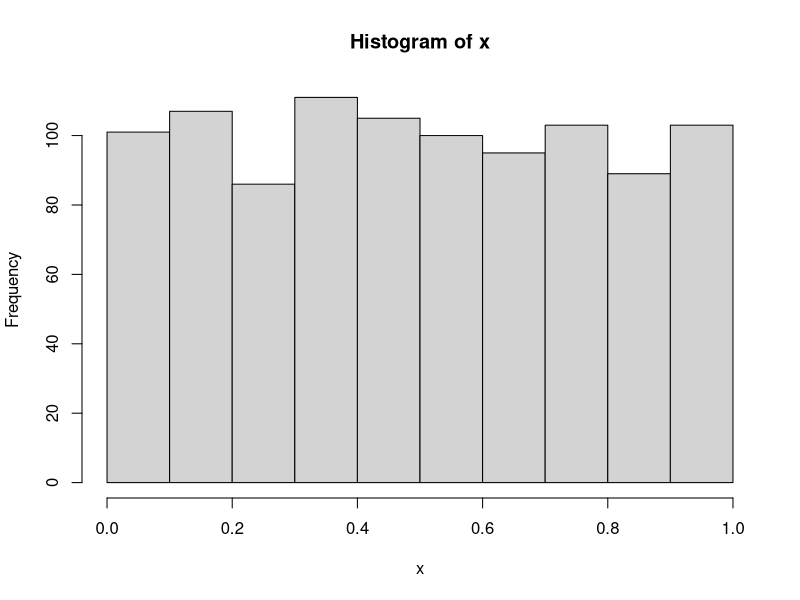
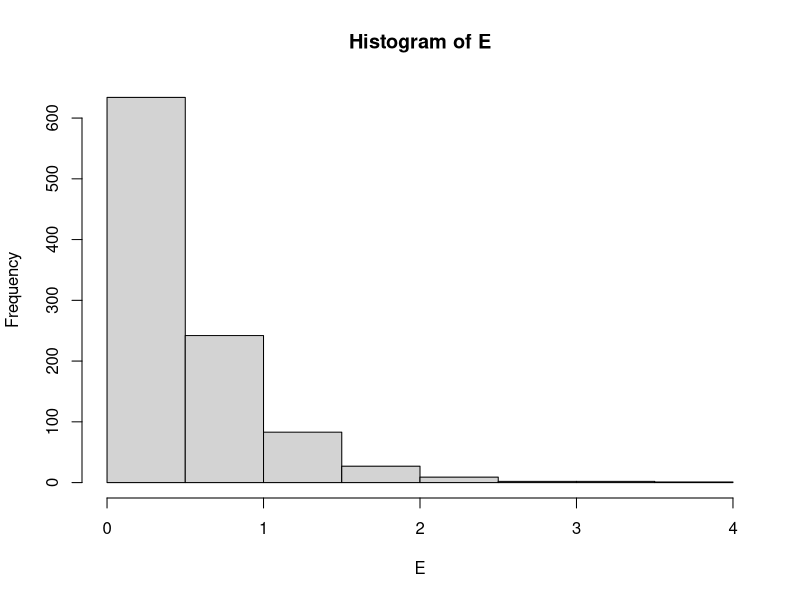
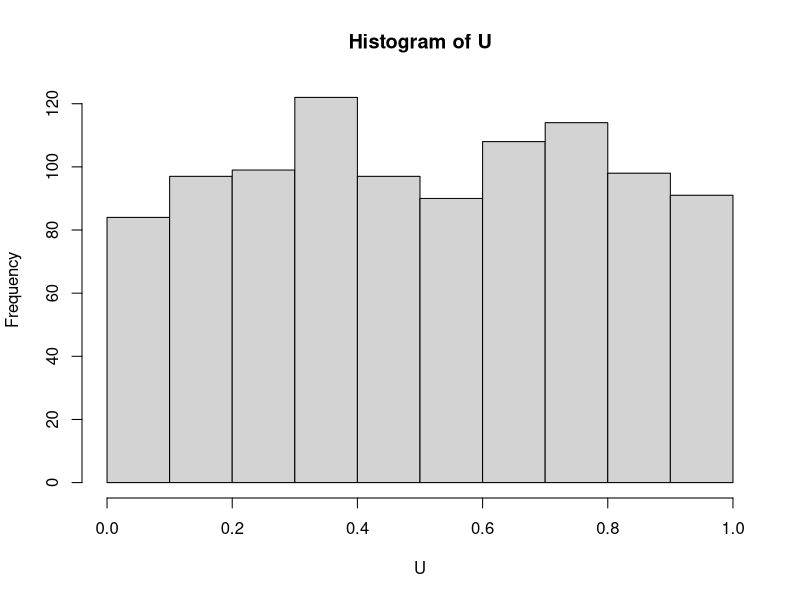
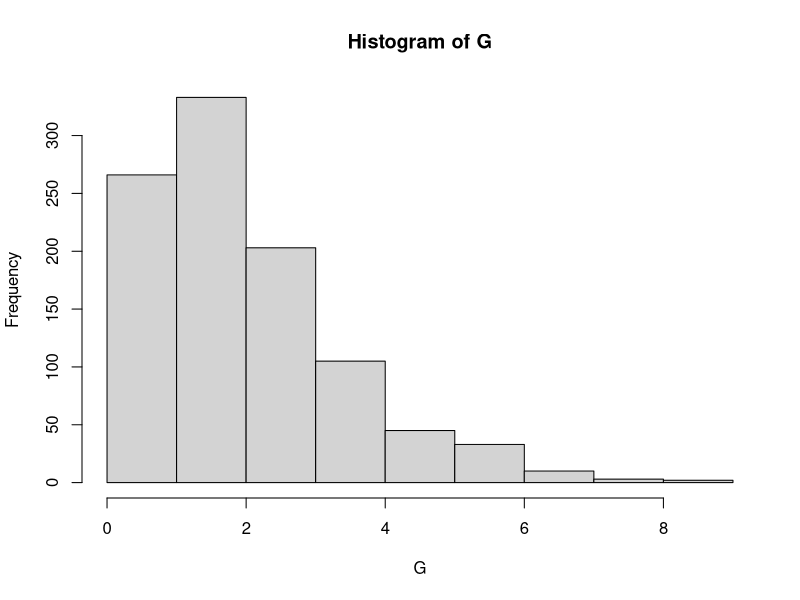
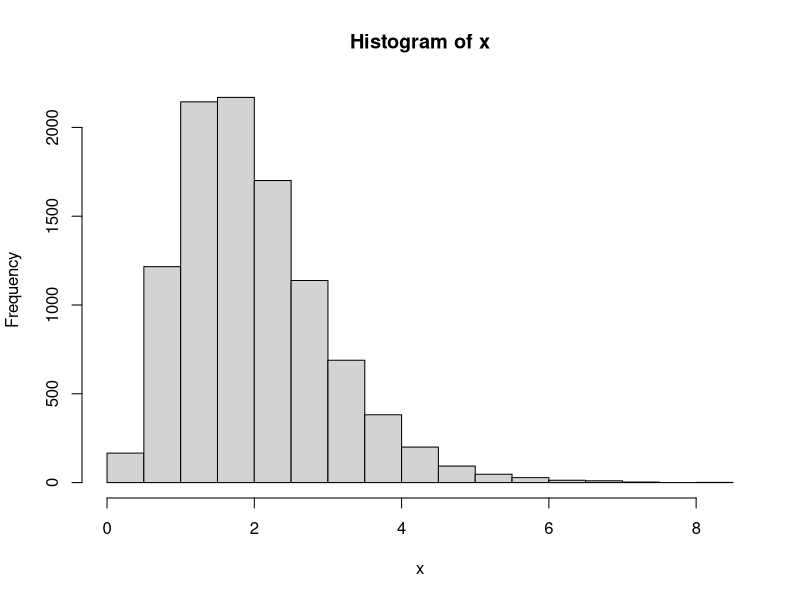
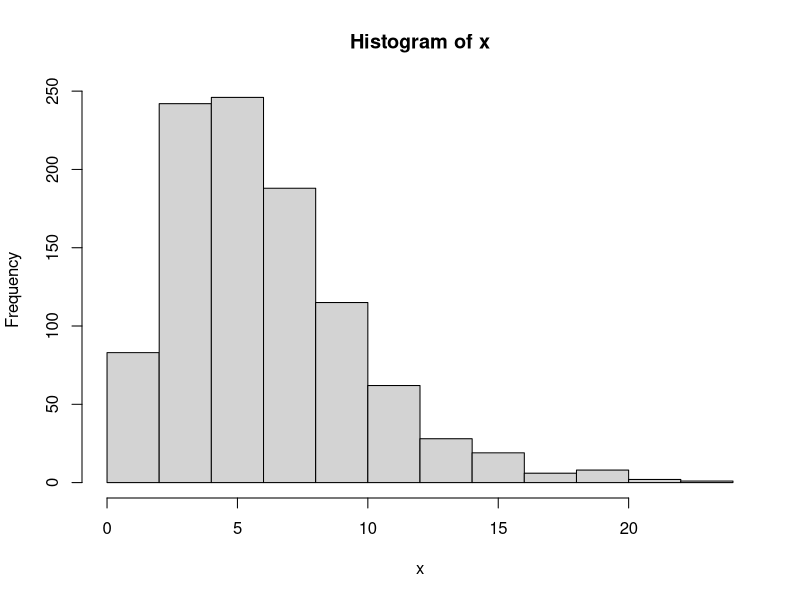
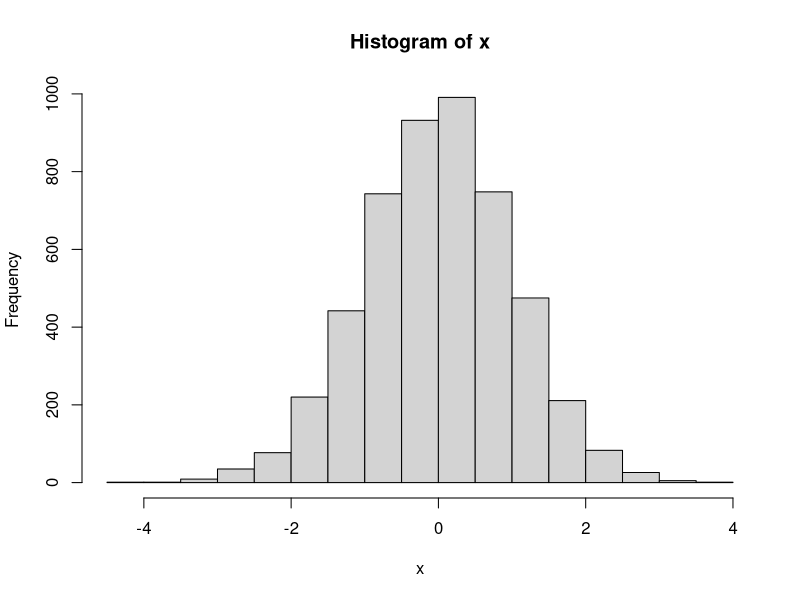
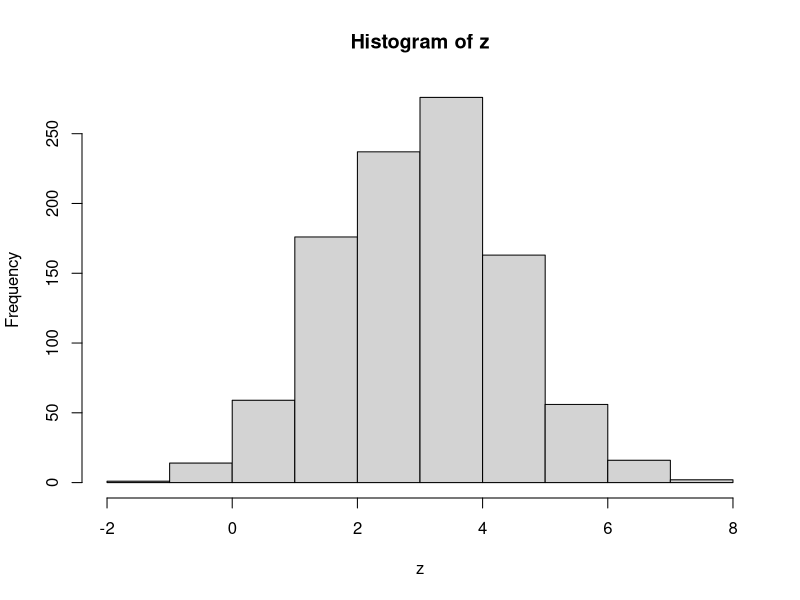

Reproduce these figures in R, in order.
## The code in this module shows some of the mainstream MCMC methods used in research.
###SIMULATION OF RANDOM VARIABLES:LAB 2
n=1000
x=runif(n,0,1) ##simulate 100 realizations from U(0,1)
x
hist(x)
###implement inverse method to simulate exponential 
#1. simulate from uniform
#2. x=-(1/lambda)*log(U)
lam=2
n=1000; U=runif(n)
E=-(1/lam)*log(U)
hist(E)
##simulate Bernoulli(p) from a uniform dist.
p=0.5
n=1000; U=runif(n)
hist(U)
X=ifelse(U<(1-p),0,1)
X
##simulate a gamma distribution from a uniform distribution
#x=c(1,2,3); sum(x)
alpha=2;beta=1;n=1000
U=matrix(runif(n*alpha),alpha,n)
E=-log(U) ##exp(1)
G=beta*colSums(E)
hist(G)
###chi-sq and beta dist simulation for HW
###make a custom function to simulate gamma's 
gamma_sim=function(nsim=1000,alpha=3,beta=2){
  U=matrix(runif(nsim*alpha),alpha,nsim)
  E=-log(U) ##exp(1)
  G=beta*colSums(E) 
  return(G)}
x=gamma_sim(10000,4,0.5)
hist(x)
x=gamma_sim(alpha=4,beta=0.5)
x=gamma_sim()
hist(x)
#############################################################################################
## SIMULATION OF A NORMAL DISTRIBUTION USING A BOX-MUELLER METHOD, AND THE ACCEPT REJECT METHOD
##Normal distribution using Box-Mueller method
##u1, u2~U(0,1); x1=sqrt(-2log u1)cos (2piu2); x2=..
nsim=5000; ns=ceiling(nsim/2)
u1=runif(ns,0,1);u2=runif(ns,0,1)
x1=(sqrt(-2*log(u1)))*cos(2*pi*u2)
x2=(sqrt(-2*log(u1)))*sin(2*pi*u2)
x=c(x1,x2) ##nsim realizations of a N(0,1) distribution
length(x)
hist(x)
normal_sim=function(nsim){
  ns=ceiling(nsim/2);  u1=runif(ns,0,1);u2=runif(ns,0,1)
  x1=(sqrt(-2*log(u1)))*cos(2*pi*u2)
  x2=(sqrt(-2*log(u1)))*sin(2*pi*u2)
  x=c(x1,x2)[1:nsim]; return(x)}
normal_sim(15)
###once we have a N(0,1) we can simulate any univariate 
#or multivariate normal distribution
##to simulate N(mu,si^2)
#x~N(0,1)---> z=mu+si*x ~ N(mu,si^2)
norm_sim=function(nsim,mu=0,var=1){ x=normal_sim(nsim); 
z=mu+(sqrt(var))*x;  return(z)}
z=norm_sim(1000,mu=3,var=2)
hist(z)
###multivariate normal distribution
##suppose we want to simulate N_p(mu,SI)
##to generate z=(z_1,...,z_p)~N(mu,Si)
#x=(x_1,...,x_p)~N(0,1); z=mu+Ga*x
nsim=100; mu=c(0,0); sig=matrix(c(1,0.5,0.5,1),2,2)
sig
multi_normal=function(nsim,mu,sig){
  p=length(mu)
  x=matrix(normal_sim(nsim*p),nsim,p)
  Gamma=chol(sig)
  z=mu+t(Gamma)%*%t(x)
  return(t(z))}
x=multi_normal(1000,mu,sig)
cor(x)
###Accept reject algorithm 
##N(0,1)--> target distribution
##DE(al) --> instrumental distribution
#1. x~g; u~u(0,1)
#2. y=x, u <= f(x)/Mg(x)
#3. return to 1 otherwise
#function to simulate from the instrument
DE_sim=function(nsim,al=1){
  u1=runif(nsim,0,1);u2=runif(nsim,0,1)
  e1=-(1/al)*log(u1); e2=-(1/al)*log(u2)
  x=e1-e2;return(x)}
DE_sim(10,2)
bound=function(M,x,al){
  num=(1/sqrt(2*pi))*exp(-(x^2)/2)
  den=M*(al/2)*exp(-al*abs(x))
  ratio=num/den
  return(ratio)}
al=1
M=(sqrt(2/pi))*(1/al)*exp(al^2/2)
M
bound(M,2,al)
bound(M,-1,al)
nsim=5000
ysim=c()
while(length(ysim)<nsim){
  x=DE_sim(1,al); u=runif(1)
  y=ifelse(u<=bound(M,x,al),x,NA)
  if(is.na(y)==F){ysim=c(ysim,y)}}
length(ysim)
hist(ysim)
#############################################################################################
##MARSAGLIA'S POLAR METHOD, Envelope Accept Reject(EAR), MC approximations.
##normal simulation using marsaglia's polar method
nsim=5000;x1=c();x2=c();its=0
for(j in 1:10^8){
  u1=runif(1,-1,1); u2=runif(1,-1,1)
  s=u1^2+u2^2
  if(s<1){x1[j]=sqrt(-2*log(s))*(u1/sqrt(s))
  x2[j]=sqrt(-2*log(s))*(u2/sqrt(s))
  its=its+1}
  if(its>=ceiling(nsim/2)){break}}
x1=x1[is.na(x1)==F]; x2=x2[is.na(x2)==F]
x=c(x1,x2)
length(x); hist(x)
##make a custom function of the above code
normal_sim=function(nsim){
  x1=c();x2=c();its=0
  for(j in 1:10^8){
    u1=runif(1,-1,1); u2=runif(1,-1,1)
    s=u1^2+u2^2
    if(s<1){x1[j]=sqrt(-2*log(s))*(u1/sqrt(s))
    x2[j]=sqrt(-2*log(s))*(u2/sqrt(s))
    its=its+1}
    if(its>=ceiling(nsim/2)){break}}
  x1=x1[is.na(x1)==F]; x2=x2[is.na(x2)==F]
  x=c(x1,x2)[1:nsim]
  return(x)}
normal_sim(50)
###Envelope accept reject###
##1/2pi(1-1/x^2)<=fx <= M(DE)
###Monte carlo approximations
#integrate x from 0 to 2 (true value : 2)
nsim=5000; mc=c(); v=c()
upper=c();lower=c()
u=runif(nsim,0,2)
for(j in 1:nsim){
  mc[j]=2*mean(u[1:j])
  v[j]=4*(1/j)*var(u[1:j])
  upper[j]=mc[j]+1.96*sqrt(v[j])
  lower[j]=mc[j]-1.96*sqrt(v[j])}
plot(mc,type="l")
abline(h=2)
#install.packages("ggplot2")
library(ggplot2)
values=c(mc,upper,lower); type=c(rep("mc",nsim),rep("upper",nsim),                                 rep("lower",nsim))
itr=seq(1,nsim)
data=data.frame(values=values,type=type,itr=itr)
ggplot(data,aes(itr,values))+geom_line(aes(color=type))
##approximate P(X<-1); X~N(0,1)
nsim=5000
x=normal_sim(nsim)
hist(x)
y=ifelse((x<(-1)),1,0)
###<- as an =
mc=c(); v=c()
upper=c();lower=c()
for(j in 1:nsim){
  mc[j]=mean(y[1:j])
  v[j]=(1/j)*var(y[1:j])
  upper[j]=mc[j]+1.96*sqrt(v[j])
  lower[j]=mc[j]-1.96*sqrt(v[j])}
plot(mc,type="l")
abline(h=0.16)
mean(x<0)
###############################################################################################
##MC APPROXIMATIONS, IMPORTANCE SAMPLING: LAB 5
###MC approximation
##Q. Approximate P(0<X<3), X~cauchy(0,1) using MC approx
##X1~N(0,1); X2~N(0,1); X1/X2~Cauchy(0,1)
## sum_{j=1}^{nsim}1[0<X_j<3]/nsim
nsim=1e4
x1=normal_sim(nsim);x2=normal_sim(nsim)
x=x1/x2;hist(x)
indicator=function(x){
  y=ifelse((x>0 & x<3),1,0)
  return(y)}
#indicator(4);indicator(2)
mc=c(); v=c();upper=c();lower=c()
for(j in 1:nsim){
  mc[j]=mean(indicator(x[1:j]))  
  v[j]=(j^{-1})*var(indicator(x[1:j]))
  upper[j]=mc[j]+1.96*sqrt(v[j])
  lower[j]=mc[j]-1.96*sqrt(v[j])}
plot(mc,type="l")
#plot(mc)
##Q2. Do the same question using the importance
#sampling estimate using U(0,3) as an instrument.
## h*f/g
cdensity=function(x){y=1/(pi*(1+(x^2)));return(y)}
cdensity(1)
nsim=1e4
x=runif(nsim,0,3)
mc=mean(3*cdensity(x))
mc=c(); v=c();upper=c(); lower=c()
for(j in 1:nsim){mc[j]=mean(3*cdensity(x[1:j]))
v[j]=(j^{-1})*var(3*cdensity(x[1:j]))
upper[j]=mc[j]+1.96*sqrt(v[j])
lower[j]=mc[j]-1.96*sqrt(v[j])}
plot(mc,type="l")
#################################################################################################
### NEWTON RHAPSON UPDATE, EM ALGORITHM
##Newton Rhapson update
##approximate the value of sqrt(2)
##sqrt(2) is the solution of x^2-2=0
##maximization of x^3-2x
g=function(x){x^2-2}
gprime=function(x){2*x}
#options(digits=10)
tol=1e-10;xold=1;err=1
maxits=3000;its=1
while(err>tol & its<maxits){
  xnew=xold-g(xold)/gprime(xold)
  err=abs(xnew-xold);xold=xnew;its=its+1}
##using the for loop instead of while loop
tol=1e-10;xold=1;err=1
maxits=3000;its=1
for(i in 1:maxits){
  xnew=xold-g(xold)/gprime(xold)
  err=abs(xnew-xold);xold=xnew;its=its+1
  if(err<tol){break}}
###NR update for GLM: HW 
###EM algorithm for mixture of normals
##simulate data
n=500; pr=0.3; mu1=-1;mu2=3;si1=0.5;si2=1
z1=rbinom(n,1,pr);z2=1-z1
x1=rnorm(n,mu1,si1);x2=rnorm(n,mu2,si2)
x=(z1*x1)+(z2*x2)
hist(x,breaks=25)
x
###from here we assume that we only observe x
##implement the em algorithm to estimate
##pr, mu1,mu2,si1,si2
##implementing the update from notes

f=function(x,mu,si){
  fx=(1/(si*sqrt(2*pi)))*exp(-((x-mu)^2)/((2*(si^2))))
  return(fx)}
f(1,0,1)
f(0,0,1)
f(-1,0,1)

oldpr=0.5;oldmu1=-1;oldmu2=1;oldsi1sq=1;oldsi2sq=1
tol=1e-5;err=1;maxits=3000;its=1
n=length(x)
while(err>tol & its<maxits){
  ##update for probability
  num=oldpr*f(x,oldmu1,sqrt(oldsi1sq))
  den=oldpr*f(x,oldmu1,sqrt(oldsi1sq))+
    (1-oldpr)*f(x,oldmu2,sqrt(oldsi2sq))  
  oldz1=num/den
  oldz2=1-oldz1
  newpr=sum(oldz1)/n 
  ##update for means
  newmu1=sum(x*oldz1)/sum(oldz1)
  newmu2=sum(x*oldz2)/sum(oldz2)
  ##update for variances
  newsi1sq=sum(oldz1*((x-newmu1)^2))/sum(oldz1)
  newsi2sq=sum(oldz2*((x-newmu2)^2))/sum(oldz2)
  err=max(abs(c(newpr-oldpr,newmu1-oldmu1,
                newmu2-oldmu2,newsi1sq-oldsi1sq,
                newsi2sq-oldsi2sq)))
  its=its+1
  oldpr=newpr; oldmu1=newmu1;
  oldmu2=newmu2;oldsi1sq=newsi1sq;
  oldsi2sq=newsi2sq
  
}

newpr
newmu1
newmu2
newsi1sq
newsi2sq
################################################################################################
## SIMULATED ANNEALING: LAB
###Example from class: cauchy MLE
x=c(-4.8,-2.8,-1.35,-0.02,0.70,0.98,2.92,5.50)
##assuming these are realizations from a C(alpha,0.1)
###MLE of alpha using SA
cauchy.l=function(alpha){
  y=-sum(log(0.01+(x-alpha)^2))
  return(y)}
cauchy.l(1)
al=seq(-10,10,length.out=500)
y=sapply(as.list(al),cauchy.l)
plot(al,y,type="l")
#implement SA to find MLE of alpha
Tt=function(t){y=1/((1+t)^(1/5));return(y)}
Tt=function(t){y=1/(log(1+t))^{1/2};return(y)}
Tt(1)
Tt(2)
Tt(3)
N=25000
alpha.old=-5;r=0.5;updates=alpha.old
for(i in 1:N){
  alpha.can=runif(1,alpha.old-r,alpha.old+r)
  f.can=cauchy.l(alpha.can); f.old=cauchy.l(alpha.old)
  if(f.can>f.old){alpha.new=alpha.can}else{
    rho=exp((f.can-f.old)/Tt(i)); b=rbinom(1,1,rho)
    if(b==1){alpha.new=alpha.can}
    if(b==0){alpha.new=alpha.old}}
  updates=c(updates,alpha.new)
  alpha.old=alpha.new}
plot(updates,type="l")
alpha.new
f.can
f.old
alpha.can
##assuming these are realizations from a C(alpha,beta)
###MLE of alpha using SA: beta>0
cauchy.l=function(alpha,beta=0.5){
  y=-sum(log(beta^2+(x-alpha)^2))
  return(y)}
cauchy.l(1,1)
al=seq(-10,10,length.out=500)
y=sapply(as.list(al),cauchy.l)
plot(al,y,type="l")
#implement SA to find MLE of alpha
Tt=function(t){y=1/((1+t)^(1/5));return(y)}
Tt=function(t){y=1/(log(1+t))^{1/2};return(y)}
Tt(1)
Tt(2)
Tt(3)
N=25000
alpha.old=-5;r=0.5;updates=alpha.old
for(i in 1:N){
  alpha.can=runif(1,alpha.old-r,alpha.old+r)
  f.can=cauchy.l(alpha.can); f.old=cauchy.l(alpha.old)
  if(f.can>f.old){alpha.new=alpha.can}else{
    rho=exp((f.can-f.old)/Tt(i)); b=rbinom(1,1,rho)
    if(b==1){alpha.new=alpha.can}
    if(b==0){alpha.new=alpha.old}}
  updates=c(updates,alpha.new)
  alpha.old=alpha.new}
plot(updates,type="l")
alpha.new

f.can
f.old
alpha.can

######## METROPOLIS HASTINGS ALGORITHM
##Suppose we want to simulate a markov chain with a stationary dist
##f(x) propto x^3-x, 1<x<5.
f=function(x){
  if(1<x & x<5){y=x^3-x}else{y=0}
  return(y)}
f(1);f(2);f(10)
N=10000
##implement : independent MH:
#intialize: 
x=c();x[1]=1
##simulate a candidate
##proposal density: U(0,5)
for(j in 1:N){
  y=runif(1,0,5)
  ##decide which value to use as the next step in the chain
  ##rho=min{(f(y)/f(x))*(q(x)/q(y))}
  rho=min((f(y)/f(x[j])),1)
  if(rho==1){x[j+1]=y}
  if(rho!=1){coin=rbinom(1,1,rho)
  if(coin==1){x[j+1]=y}
  if(coin==0){x[j+1]=x[j]}}}
x[1:10];hist(x,breaks=25)
###NOTE: to get rid of the initializers effect, 
#it is common to have a burn in period. 
#(start the chain after a certain number of realizations have passed.)
x.burn=x[5001:N]
hist(x.burn,breaks=25)
###using random walk MH
##target: Normal distribution (0,1)
f=function(x){y=exp(-x^2/2);return(y)}
f(1);f(2);f(10)
N=10000
##implement : random walk MH
#intialize: 
x=c();x[1]=1
##simulate a candidate
##proposal density: U(0,5)
for(j in 1:N){
  y=x[j]+runif(1,-1,1)
  ##decide which value to use as the next step in the chain
  ##rho=min{(f(y)/f(x))*(q(x)/q(y))}
  rho=min((f(y)/f(x[j])),1)
  if(rho==1){x[j+1]=y}
  if(rho!=1){coin=rbinom(1,1,rho)
  if(coin==1){x[j+1]=y}
  if(coin==0){x[j+1]=x[j]}}}
x[1:10];hist(x,breaks=25)
###NOTE: to get rid of the initializers effect, 
#it is common to have a burn in period. 
#(start the chain after a certain number of realizations have passed.)
x.burn=x[5001:N]
hist(x.burn,breaks=25)
####We can also simulate mutidimensional distributions
#e.g simulate a bivariate normal ((0,0), Sigma)
mu=c(0,0); sigma=matrix(c(1,0.5,0.5,1),2,2)
sigma

f=function(x){z=exp(-t(x)%*%solve(sigma)%*%x/2);return(z)}
f(c(1,2))
##implement : random walk MH
#intialize: 
N=10000
x=matrix(0,2,N); 
x[,1]=1
##simulate a candidate
##proposal density: U(0,5)
for(j in 1:(N-1)){
  y=x[,j]+c(runif(1,-1,1),runif(1,-1,1))
  ##decide which value to use as the next step in the chain
  ##rho=min{(f(y)/f(x))*(q(x)/q(y))}
  rho=min((f(y)/f(x[,j])),1)
  if(rho==1){x[,j+1]=y}
  if(rho!=1){coin=rbinom(1,1,rho)
  if(coin==1){x[,j+1]=y}
  if(coin==0){x[,j+1]=x[,j]}}}

hist(x[1,])
hist(x[2,])

x[1:10];hist(x,breaks=25)
###NOTE: to get rid of the initializers effect, 
#it is common to have a burn in period. 
#(start the chain after a certain number of realizations have passed.)
x.burn=x[5001:N]
hist(x.burn,breaks=25)
##### SINGLE COMPONENT MH
###single component MH:

##Simulate from a Beta-binomial distribution using SCMH
alpha=2;beta=1;n=5
##proposals used in lecture notes: discrete unif (0,...,n) --> 1st comp, unif--> 2nd comp.

##f(x|y)--> Binomial(n,y)
##f(y|x)--> Beta(x+alpha,n-x+beta)

N=20000 ##length of the chain
##initialize
x=c();y=c();x[1]=1; y[1]=0.5
for(j in 2:N){z1=sample((0:n),1);z2=runif(1)
##calculate acceptance probabilities rho1 and rho 2
num=(y[j-1]^z1)*(1-y[j-1])^(n-z1)
den=(y[j-1]^x[j-1])*(1-y[j-1])^(n-x[j-1])
rho1=num/den
num2=(z2^(x[j-1]+alpha-1))*((1-z2)^(n-x[j-1]+beta-1))
den2=(y[j-1]^(x[j-1]+alpha-1))*((1-y[j-1])^(n-x[j-1]+beta-1))
rho2=num2/den2
if(rho1>=1){x[j]=z1}else{coin1=rbinom(1,1,rho1)
if(coin1==1){x[j]=z1}else{x[j]=x[j-1]}}
if(rho2>=1){y[j]=z2}else{coin2=rbinom(1,1,rho2)
if(coin2==1){y[j]=z2}else{y[j]=y[j-1]}}}
x[1:100];y[1:100]
###burn in period
pd=5000
z=cbind(x,y)
dim(z)
z.burn=z[((pd+1):N),]
hist(z.burn[,2])
nrow(z);ncol(z);length(pd+1:n)

### Homeworks:
##1
## Q.4 Generate a uniform, convert to a bernoulli then to a binomial
p=0.25;n=1000
U=runif(3,0,1)
Bernoulli=(U<p)
Bin=sum(Bernoulli) #this is one binomial random variable
#we use a for loop to generate 1000 such variables
Binomial=c() #open column vector
for (i in 1:1000){
  U=runif(3,0,1)
  Bernoulli=(U<p)
  Binomial[i]<-sum(Bernoulli)
}
hist(Binomial)

##Q5. Y=-beta*Sum from i to alpha(log Uj), then Y~Ga(alpha, beta). For question 5, we set 
#a=4,and Beta=1
alpha=4;beta=1;n=1000
U=matrix(runif(n*alpha),alpha,n)
E=-log(U) ##exp(1)
G=beta*colSums(E)
hist(G)

## Q7For this number, we proceed as follows: We generate U~U(0,1) then x=1/lambda*log(1-U) 
# if we set lambda=1/2, then x~EXP(1/2)~Ga(1,1/2). WE also know that k*Ga(a,b)~Ga(ka,b)
#so set k=1/2 and you a Ga(1/2,1/2) Variable. Which is what we need to generate B(1/2,1/2).
lambda=1/2;k=1/2;n=1000
U=runif(n)
E=-(1/lambda)*log(U) #1000 realizations of Exponential(lambda=1/2)
hist(E)
Ga=k*E #This is Gamma(1/2,1/2)
Gb=k*E #This is also Gamma(1/2,1/2)
o=Ga/(Ga+Gb)
hist(o)

##Q8, Box Mueller method.Generate X~N(0,1), use mu+x*sigma to get N(mu, sigma)
mu=3
sig_squared=4
ptm=proc.time()
sims=2000; ns=ceiling(sims/2)
u1=runif(ns,0,1);u2=runif(ns,0,1)
x1=(sqrt(-2*log(u1)))*cos(2*pi*u2)
x2=(sqrt(-2*log(u1)))*sin(2*pi*u2)
x=c(x1,x2)
t=x*sqrt(sig_squared)+mu
hist(t)
time=proc.time()-ptm
time# elaspsed time for this is 0.22 seconds
#Masarglia's polar method. Generate u1,u2~U(-1,1), s=u1^2+u2^2<1
#x=sqrt(-2*log(s))*us=u1/sqrt(s)~N(0,1)
ptm_=proc.time()
x1=list(); x2=list()
Z=0
for (i in 1:1000){
  u1=runif(1,-1,1); u2=runif(1,-1,1);
  s=u1^2+u2^2
  if(s<1){
    x1[[i]]=(sqrt(-2*log(s)))*(u1/sqrt(s))
    x2[[i]]=(sqrt(-2*log(s)))*(u1/sqrt(s))
    Z=Z+1
  }
}
normalx1=unlist(x1); normalx2=unlist(x2)
Y=c(normalx1,normalx2)
Y_=Y*sqrt(sig_squared)+mu
time_=proc.time()-ptm_
time_  #elapsed time for this is 0.33 seconds

#maybe my implementation of the Masarglia's polar method is not very efficient because it takes
#longer,



## 2
## Question 1c.This is the inverse method,generate a Uniform~0,1, 
n=100
inv_vector=vector(length=n)
j=1
while (j<n+1){
  u=runif(1,0,1)
  if (u<1/2){y=sqrt(2*runif(1,0,1))-1}  # as long as U<1/2, then y=the first condition,if not, set
  #y=2nd Case.
  else{y=1-sqrt(2*runif(1,0,1))}
  inv_vector[j]=y
  j=j+1
  
}
inv_vector #print the 100 values

## Question 1d.## The AR method.
AR_vector=vector(length=n)
i=1
while (i<n+1){
  repeat{
    y=runif(1,-1,1)
    G=1+y
    G2=1-y
    u=runif(1,0,1)
    if (u<G & u<G2)
      break
  }
  AR_vector[i]=y
  i=i+1
}
AR_vector

##Q2a. This code is adopted from Professor Abhishek's lab session, MC simulations with n=10^4
sims=10000
x=rnorm(sims,0,1)
mc=c();v=c(); upper=c();lower=c()
indicator=function(x){
  y=ifelse((x>3),1,0) #1 if x>3, 0 otherwise.
  return(y)
}
for (j in 1:sims){
  mc[j]=mean(indicator(x[1:j]))
  v[j]=(j^(-1))*var(indicator(x[1:j]))
  upper[j]=mc[j]+1.96*sqrt(v[j])
  lower[j]=mc[j]-1.96*sqrt(v[j])
}
library(ggplot2)
variables=c(mc,upper,lower)
plot=c(rep("approximating P(Z>3)",sims),rep("upper_bound",sims),rep("lower_bound",sims))
iterations=rep(seq(1:sims),3)
data=data.frame(x=variables,gd=plot,sample=iterations)
graph=ggplot(data,aes(sample,x))+ geom_point(na.rm=TRUE,
                                             aes(colour=factor(gd)))
print(graph + ggtitle("MC approx.of P(Z>3) from a N(0,1) "))

#Q2.B #Shifted exponential and the importance sampler estimate, estimate with n=10^4
n=10000
mc=c();v=c(); upper=c();lower=c()
u=runif(n,0,1) # generate a uniform, then from the uniform generate an exponential
exponential=-(log(u)) #exponential 
x=exponential+3 #shifted exponential,by 3
for(i in 1:n){
  mc[i]=mean((2*pi)^(-1/2)*(exp (((-x[1:i]^2)/2) + x[1:i] - 3))) #h(x)/g(x), normal/exp
  v[i]=(i^{-1})*var((mc[1:i]))
  upper[i]=mc[i]+1.96*sqrt(v[i])
  lower[i]=mc[i]-1.96*sqrt(v[i])}

library(ggplot2)
variables=c(mc,upper,lower)
type=c(rep("P(Z>3) approximation",n),rep("upper_bound",n),rep("lower_bound",n))
iterations=rep(seq(1:n),3)
data=data.frame(p=variables,type=type,sample_size=iterations)
graph2=ggplot(data,aes(sample_size,p))+geom_point(na.rm=TRUE,
                                                  aes(colour=factor(type)))
print(graph2+ggtitle("Importance Sampling Estimate of P(z>3)via ~N(0,1), using a shifted exp"))
##############################################################################################
#Q3a.X~Cauchy(0,1): What we want p=P(0<Z<2), we can use the normal_sim function that we built
#in earlier labs to simulate two normals, then:X~cauchy(0,1) using MC approx
##X1~N(0,1); X2~N(0,1); X1/X2~Cauchy(0,1)
sims=1000; ns=ceiling(sims/2)
normal_sim=function(sims){
  ns=ceiling(sims/2);  u1=runif(ns,0,1);u2=runif(ns,0,1)
  x1=(sqrt(-2*log(u1)))*cos(2*pi*u2)
  x2=(sqrt(-2*log(u1)))*sin(2*pi*u2)
  z=c(x1,x2)[1:sims]; return(z)}
x1=normal_sim(sims);x2=normal_sim(sims)
x=x1/x2 #this is cauchy

mc=c();v=c();upper=c();lower=c()
indicator=function(x){
  y=ifelse((x>0 & x<2),1,0)
  return(y)
}
for (j in 1:sims){
  mc[j]=mean(indicator(x[1:j]))
  v[j]=(1/j)*var(indicator(x[1:j]))
  upper[j]=mc[j]+1.96*sqrt(v[j])
  lower[j]=mc[j]-1.96*sqrt(v[j])
}
library(ggplot2)
values=c(mc,upper,lower)
type=c(rep("estimate of p=P(0<Z<2)",sims),rep("upper
bound",sims),rep("lower bound",sims))
iter=rep(seq(1:sims),3)
data=data.frame(p=values,type=type,sample_size=iter)
graph_3=ggplot(data,aes(sample_size,p))+geom_point(na.rm=TRUE,
                                                   aes(colour=factor(type)))
print(graph_3+ggtitle("MC approximation of p=P(0<Z<2) via Cauchy(0,1)"))

##Q3b use U~(0,2) as an instrument, to compute the importance Sampler, n=10^3

x=runif(sims,0,2)
cauchy_pdf=function(x){
  y=1/(pi*(1+x^2))
  return (y)
}
#looks a bit similar to lab 5, change the range of the z tail
indicator=function(x){
  z=ifelse((x>0 & x<2),1,0)
  return(z)
}
mc=c();v=c();upper=c();lower=c()
for (j in 1:sims){
  mc[j]=mean(indicator(x[1:j])*2*cauchy_pdf(x[1:j]))
  v[j]=(j^{-1})*var(indicator(x[1:j])*2*cauchy_pdf(x[1:j]))
  upper[j]=mc[j]+1.96*sqrt(v[j])
  lower[j]=mc[j]-1.96*sqrt(v[j])
}

library(ggplot2)
variables=c(mc,upper,lower)
type=c(rep("estimate of p=P(0<Z<2)",sims),rep("upper_bound",sims),rep("lower_bound",sims))
iterations=rep(seq(1:sims),3)
data=data.frame(p=variables,type=type,sample_size=iterations)
graph_4=ggplot(data,aes(sample_size,p))+geom_point(na.rm=TRUE,
                                                   aes(colour=factor(type)))
print(graph_4 + ggtitle("Importance Sampling estimate of p=P(0<Z<2) from cauchy(0,1)
using U(0,2)"))
###############################################################################
##Q4b generate from X in part a above
sims=1000
normal_=rnorm(sims,2,9)
x=(3*normal_-1)
mc=c(); v=c(); upper=c(); lower=c()
for (j in 1:sims){
  mc[j]=mean(x[1:j])
  v[j]=(sims^(-1))*var(x[1:j])
  upper[j]=mc[j]+1.96*sqrt(v[j])
  lower[j]=mc[j]-1.96*sqrt(v[j])
}
library(ggplot2)
variables=c(mc, upper, lower)
type=c(rep("E[3X-1]", sims),rep("upper_bound",sims),rep("lower_bound", sims))
iterations=rep(seq(1:sims),3)
data=data.frame(EV=variables, tp=type, sample_size=iterations)
plot5=ggplot(data,aes(sample_size,EV))+
  geom_point(na.rm=TRUE,aes(colour=factor(tp)))
print(plot5 + ggtitle("MC estimate of E[3X-1] for"))

###############################################################################################
#p1=57/76,(1-p1)=19/76,p2=43/76, (1-p2)=33/76, n=76
#Q5b.Using a multinomial to examine association between the variables.
LR=c()
sims=1000
n=76
for (i in 1:sims){
  p1=57/n
  #(1-p1)=19/76 # this assignment is not valid
  p2=43/n
  #(1-p2)=33/76 #this assignment is not valid
  probabilities=c(p1*p2, p1*(1-p2),p2*(1-p1),(1-p1)*(1-p2))
  y=rmultinom(1,n,probabilities) #1 realization of size and probability=probabilities
  p1_hat=(y[1]+y[2])/n;p2_hat=(y[1]+y[3])/n # under the null model
  p_hat=c(p1_hat*p2_hat,p1_hat*(1-p2_hat), (1-p1_hat)*p2_hat,(1-p1_hat)*(1-p2_hat))
  num=-2*sum(y*log(p_hat))#likelihood ratio statistic numerator
  p_estimated=y/n
  den=-2*sum(y*log(p_estimated)) #denominator
  LR[i]=num-den
}
cutoff=quantile(LR,0.95)
cutoff
#########################################################################################
#Q6.Evaluate P(X>5) a truncated normal, using a shifted exponential.The question does not give 
#the number of simulations that we should use, I'll try different values.
sims=1000
u=runif(sims,0,1)
exponential=-(log(u)) #this is exponential
x=exponential+1
normal_=function(x){
  z=exp(-(x^2)/2)
  return (z)
}
indicator=function(x){
  t=ifelse((x>1.5),1,0)
  return (t)
}
m=c(); v=c(); upper=c(); lower=c()
for(i in 1:sims){
  m[i]=sum(indicator(x[1:i])*(normal_(x[1:i])/exp(1-x[1:i])))/sum(normal_(x[1:i])/exp(1-x[1:i]))
  v[i]=(i^(-1))*var((m[1:i]))
  upper[i]=m[i]+1.96*sqrt(v[i])
  lower[i]=m[i]-1.96*sqrt(v[i])                                                          
}
library(ggplot2)
values=c(m,upper,lower)
type=c(rep("P(X>1.5)",sims),rep("upper",sims),rep("lower",sims))
iter=rep(seq(1:sims),3)
data=data.frame(p=values,tp=type,sample_size=iter)
plot6=ggplot(data,aes(sample_size,p))+geom_point(na.rm=TRUE,aes(colour=
                                                                  factor(tp)))
print(plot6 + ggtitle("Evaluation of P(X>1.5) for X ~truncated normal
using shifed exponential"))

##############################################################################
#Question 7a Cholesky decomposition to generate 1000 trivariate,mu=(-2,4,3)
sims=1000
V_mat=matrix(nrow=sims,ncol=3)
for (i in 1:sims){
  cov_mat=matrix(c(2,-1,0.5,-1,4,1,0.5,1,5),3,3)
  mu_mat=matrix(c(-2,4,3))
  z=matrix(c(rnorm(3,0,1)))
  Dec=chol(cov_mat)
  V_=mu_mat+Dec%*%z
  V_mat[i,]<-t(V_)
}
mu_mat=colMeans(V_mat)
variance=matrix(c(var(V_mat[,1]),var(V_mat[,2]),var(V_mat[,3])))
mu_mat
variance
##  Q7b. obtain an MC approximation of the variance-covariance matrix
sims1=1000
V=matrix(nrow=sims1,ncol=3)
for (i in 1:sims1){
  cov_mat1=matrix(c(2,-1,0.5,-1,4,1,0.5,1,5),3,3)
  mu=matrix(c(-2,4,3))
  z=matrix(c(rnorm(3,0,1)))
  dec=chol(cov_mat1)
  Vs=mu+dec%*%z
  V[i,]<-t(Vs) 
}
a=(V[1,]-mu)%*%t(V[1,]-mu)
index=vector("list",length=sims1)
for (i in 1:sims1){
  index[[i]]=(1/(sims1-1))*(V[i,]-mu)%*%t(V[i,]-mu)
}
func_=function(x) {Reduce("+", x)}
func_(index)

##4
#Metropolis Hastings Algorithm

MH=function(n=1000,sigma=0.025,x0=-1){ #Defaulted with the first values of n,sigma and x0
  x=vector(length=n)
  x[1]=x0
  for (i in 1:(n-1)){
    y=rnorm(1,x[i],sigma)
    u=runif(1,0,1)
    rho=min(1,(exp(-y^2))*(2+sin(5*y)+sin(2*y))/(exp(-x[i]^2)*(2+sin(5*x[i])+sin(2*x[i]))))
    x[i+1][u<=rho]=y
    x[i+1][u>rho]=x[i]}
  x
}
y1=MH()
y2=MH(1000,1,-1)
y3=MH(1000,50,-1)

den=function(x){exp(-x^2)*(2+sin(5*x)+sin(2*x))}
int=integrate(den,lower=-Inf,upper=Inf)$value
s=seq(-2,2,.01)
fs=exp(-s^2)*(2+sin(5*s)+sin(2*s))/int

num=c(1:1000)
hist(y1,freq=FALSE,ylim=c(0,1), xlim =c(-2,2),main="Hist and density of f(x),sigma=0.025 & x0=-1")
lines(s,fs)

num=c(1:1000)
hist(y2,freq=FALSE,ylim=c(0,1), xlim =c(-2,2),main="Hist and density of f(x),sigma=1 & x0=-1")
lines(s,fs)

num=c(1:1000)
hist(y3,freq=FALSE,ylim=c(0,1), xlim =c(-2,2), main="Hist and density of f(x),sigma=50 & x0=-1")
lines(s,fs)

## MH1
MH1=function(n=15000,sigma=0.2,x0=-1){ #defaulted to 15000,0.2 and -1
  x=vector(length=n)
  x[1]=x0
  for (i in 1:(n-1)){
    y=rnorm(1,x[i],sigma)
    u=runif(1,0,1)
    rho=min(1,(exp(-y^2))*(2+sin(5*y)+sin(2*y))/(exp(-x[i]^2)*(2+sin(5*x[i])+sin(2*x[i]))))
    x[i+1][u<=rho]=y
    x[i+1][u>rho]=x[i]}
  x
}
y1=MH1()
y2=MH1(x0=-3)
y3=MH1(x0=5)

den=function(x){exp(-x^2)*(2+sin(5*x)+sin(2*x))} # denominator
int=integrate(den,lower=-Inf,upper=Inf)$value
s=seq(-2,2,.01)
fs=exp(-s^2)*(2+sin(5*s)+sin(2*s))/int


num=c(1:15000)
hist(y1[2000:15000],freq=FALSE,ylim=c(0,1), xlim =c(-2,2),main="Hist and density of f(x),sigma=0.2 & x0=-1")
lines(s,fs)


num=c(1:15000)
hist(y2[2000:15000],freq=FALSE,ylim=c(0,1), xlim =c(-2,2),main="Hist and density of f(x),sigma=0.2 & x0=-3")
lines(s,fs)

num=c(1:15000)
hist(y3[2000:15000],freq=FALSE,ylim=c(0,1), xlim =c(-2,2), main="Hist and density of f(x),sigma=0.2 & x0=5")
lines(s,fs)


MH_lag=function(n=1000,sigma=50,x0=-1,lag=1){ ## lag defaulted to 1
  x=vector(length=n)
  l=c()
  x[1]=x0
  p=seq(1,n,lag+1)
  for (i in 1:(n-1)){
    y=rnorm(1,x[i],sigma)
    u=runif(1,0,1)
    rho=min(1,(exp(-y^2))*(2+sin(5*y)+sin(2*y))/(exp(-x[i]^2)*(2+sin(5*x[i])+sin(2*x[i]))))
    x[i+1][u<=rho]=y
    x[i+1][u>rho]=x[i]}
  l=x[p]
}
y1=MH_lag(n=2000)
y2=MH_lag(n=11000,lag=10)
y1=MH_lag(n=101000,lag=100)

den=function(x){exp(-x^2)*(2+sin(5*x)+sin(2*x))} # denominator
int=integrate(den,lower=-Inf,upper=Inf)$value
s=seq(-2,2,0.01)
fs=exp(-s^2)*(2+sin(5*s)+sin(2*s))/int

num=c(1:1000)  ## Lag=1.
hist(y1[200:1000],freq=FALSE,ylim=c(0,1), xlim =c(-2,2),main="Hist and density of f(x),lag=1")
lines(s,fs)

num=c(1:1000) #Lag=10
hist(y2[200:1000],freq=FALSE,ylim=c(0,1), xlim =c(-2,2),main="Hist and density of f(x),lag=10")
lines(s,fs)

num=c(1:1000) # Lag=100
hist(y3[200:1000],freq=FALSE,ylim=c(0,1), xlim =c(-2,2), main="Hist and density of f(x),lag=100")
lines(s,fs)

## Truncated Normal
trn=function(n,d){
  x=vector(length=n)
  z=vector(length=n)
  x[1]=4
  z[1]=0.03
  for (i in 2:n){
    z[i]=runif(1,0,exp(-((x[i-1]^2)/2)))
    x[i]=runif(1,d,sqrt(-2*log(z[i])))
  }
  x    
}
x1=trn(5000,2) #n=5000, d=2
x1_bar=mean(x1[2001:5000]) #burnout=2000 
var_x1=var(x1[2001:5000])
x1_bar;var_x1

x2=trn(10000,3)# n=10000, d=3
x2_bar=mean(x2[2001:5000])
var_x2=var(x2[2001:5000])

x2_bar;var_x2
## Gibbs Sampler
gibbs=function (n){
  x=matrix(ncol=2,nrow = n)
  rho=0.6
  x[1,1]=1
  x[1,2]=1
  for (i in 2:n) {
    x[i,2]=rnorm(1,rho*x[i-1,1],sqrt(1-rho^2))
    x[i,1]=rnorm(1,rho*x[i,2],sqrt(1-rho^2))
  }
  x
}
y=gibbs(15000);mean(y);var(y) # the mean is a bout 0.00xxxxx, which is not as close to zero as I would like.

#The variance covariance matrix however estimates the variance the original covariance matrix better.


## Inverse Gamma.
IG=function(N,a,b,mu,tau_sq,x){
  n=length(x)
  xbar=mean(x)
  theta=matrix(ncol=2,nrow = N)
  theta[1,1]=0
  theta[1,2]=1000
  
  for(i in 2:N){
    theta[i,1]=rnorm(1,((n*tau_sq*xbar)+mu)/((n*tau_sq)+1),sqrt((theta[i-1,2]*tau_sq)/((n*tau_sq)+1)))
    theta[i,2]=1/rgamma(1,((n+1)/2)+a,1/(((sum((x-theta[i,1])^2))/2)+(((theta[i,1]-mu)^2)/(2*tau_sq))+(1/b)))
  }
  theta
  return(mu)
}
N=5000;a=2;b=1;mu=0;tau_sq=10000
x=c(910,1089,857,1713,504,970,557,1043,609,929,693,1384,727,764,1195,803)
theta=IG(N,a,b,mu,tau_sq,x);mean(theta) 














